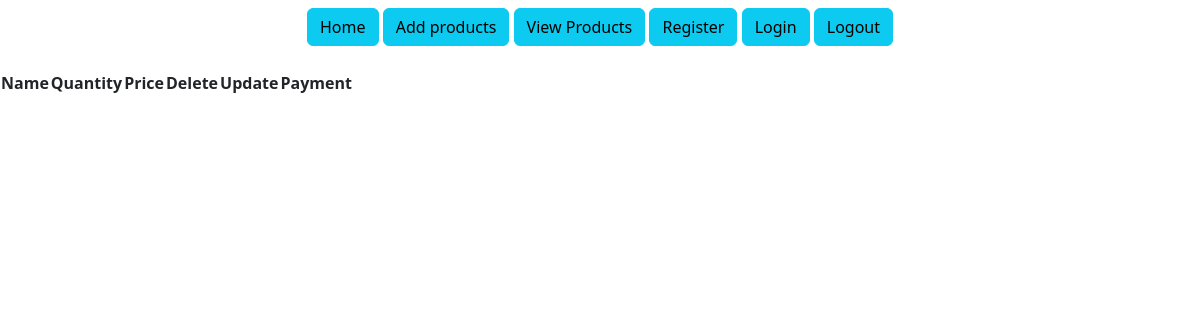
The app's page /products/ (signed in), older data.
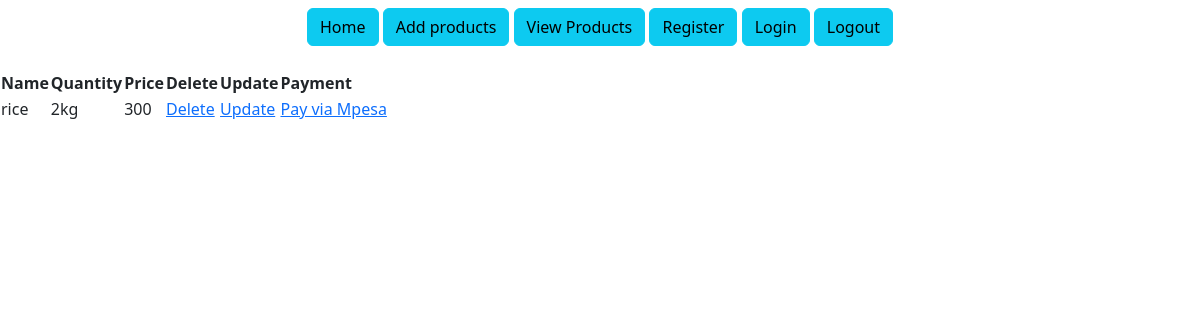
The same page, newer data.
### morningDjangoProject/models.py (models this page shows)
class Product(models.Model):
    prod_name = models.CharField(max_length=30, blank=False, null=False)
    prod_quantity = models.CharField(max_length=30, blank=False, null=False)
    prod_price = models.CharField(max_length=30, blank=False, null=False)

### morningDjangoProject/views.py (the view)
# urls.py: path('products/', general_views.view_products, name='products'),
@login_required
def view_products(request):
    products = Product.objects.all()
    return render(request, 'products.html', {'products': products})

### templates/products.html
{% extends 'base.html' %}
{% load static %}
{% load crispy_forms_filters %}
{% load crispy_forms_tags %}
{% block content %}
    <section class="products-section">
        <div class="product-section-container">
           <table>
               <tr>
                   <th>Name</th>
                   <th>Quantity</th>
                   <th>Price</th>
                   <th>Delete</th>
                   <th>Update</th>
                   <th>Payment</th>
               </tr>
                {% for product in products %}
               <tr>
                   <td>{{ product.prod_name }}</td>
                   <td>{{ product.prod_quantity }}</td>
                   <td>{{ product.prod_price }}</td>
                   <td><a href="/delete-product/{{ product.id }}">Delete</a></td>
                   <td><a href="/update-product/{{ product.id }}">Update</a></td>
                   <td><a href="/pay/{{ product.id }}">Pay via Mpesa</a></td>
               </tr>
               {% endfor %}
           </table>
        </div>
    </section>
{% endblock %}

Row changes from the older to the newer data that the page shows:
added Product: prod_name "rice", prod_quantity "2kg", prod_price "300"
